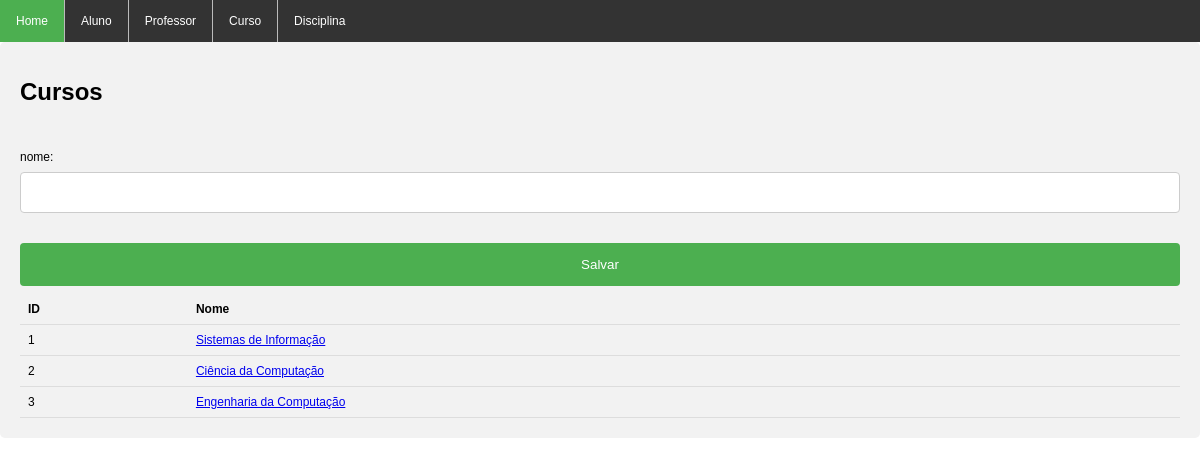
The page /curso/curso.php on the database its author committed.
### tables this page shows
CREATE TABLE `curso` (
  `id` int(11) NOT NULL,
  `nome` varchar(100) DEFAULT NULL
);

### curso/curso.php (the view, shortened to what this page needs)
<!DOCTYPE html>
<html>
<head>
    <link rel="stylesheet" type="text/css" href="../estilo.css"/>
</head>
	<body>
	<ul>
		<li><a class="active" href="index.php">Home</a></li>
		 <li><a href="../aluno/aluno.php">Aluno</a></li>
		 <li><a href="../professor/professor.php">Professor</a></li>
		 <li><a href="curso.php">Curso</a></li>
		 <li ><a href="../disciplina/disciplina.php">Disciplina</a></li>
	</ul>
	<div >
		<h1>Cursos</h1>
		<form method="post" action="inserir_curso.php">
			<br><br>nome:<br>
			<input type="text" name="nome">
			<br><br>
			<input type="submit" name="submit" value="Salvar">
		</form>
		<?
		include_once("../conexao.php");
		$sql = "SELECT id, nome FROM curso";
		$result = $conexao->query($sql);
		?>
		<table>
		<tr>
		<th>ID</th>
		<th>Nome</th>
		</tr>
		<?
		while ($row = $result->fetch_assoc()){
		?>
		<tr>
		<td><?= $row['id'] ?></td>
		<td>
		<a href='editar_curso.php?id=<?= $row['id'] ?>'>
		<?= $row['nome'] ?>
		</a>
		</tr>
		<? } ?>
		</table>
	</div>
	</body>
</html>

### estilo.css (style rules this page uses)
table { border-collapse: collapse; width: 100%; }
th, td { padding: 8px; text-align: left; border-bottom: 1px solid #ddd; }
body { font-size: 12px; font-family: Arial, Helvetica, sans-serif; margin: 0px; font-weight: normal }
ul { list-style-type: none; margin: 0; padding: 0; overflow: hidden; background-color: #333; }
li { float: left; border-right:1px solid #bbb; }
li:last-child { border-right: none; }
li a { display: block; color: white; text-align: center; padding: 14px 16px; text-decoration: none; }
.active { background-color: #4CAF50; }
input[type=text], select { width: 100%; padding: 12px 20px; margin: 8px 0; display: inline-block; border: 1px solid #ccc; border-radius: 4px; box-sizing: border-box; }
input[type=submit] { width: 100%; background-color: #4CAF50; color: white; padding: 14px 20px; margin: 8px 0; border: none; border-radius: 4px; cursor: pointer; }
div { border-radius: 5px; background-color: #f2f2f2; padding: 20px; }

### rows shown on the page
curso: id "1", nome "Sistemas de Informação"
curso: id "2", nome "Ciência da Computação"
curso: id "3", nome "Engenharia da Computação"
